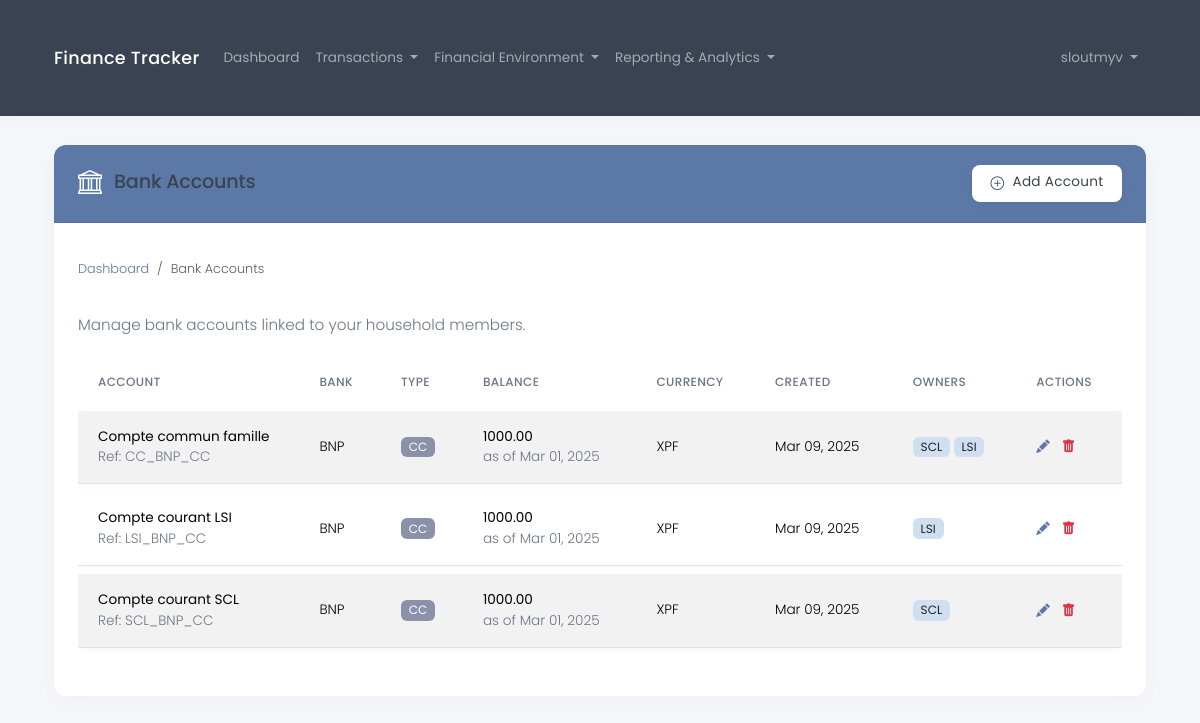
/en/financial/bank-accounts/ (signed in), run on the app's committed database.
### core/models.py (models this page shows, shortened)
class BankAccount(models.Model):
    CURRENCY_CHOICES = [
        ('EUR', _('Euro (€)')),
        ('USD', _('US Dollar ($)')),
        ('GBP', _('British Pound (£)')),
        ('JPY', _('Japanese Yen (¥)')),
        ('CHF', _('Swiss Franc (Fr)')),
        ('AUD', _('Australian Dollar (A$)')),
        ('CAD', _('Canadian Dollar (C$)')),
        ('XPF', _('CFP Franc (₣)')),
        ('CNY', _('Chinese Yuan (¥)')),
    ]
    name = models.CharField(max_length=100, help_text=_("Name of the account"))
    bank_name = models.CharField(max_length=100, help_text=_("Name of the bank"), default="")
    account_type = models.ForeignKey(AccountType, on_delete=models.PROTECT, related_name='accounts', null=True)
    members = models.ManyToManyField(HouseholdMember, related_name='bank_accounts')
    reference = models.CharField(max_length=100, blank=True, help_text=_("Auto-generated reference code"))
    currency = models.CharField(
        max_length=3,
        choices=CURRENCY_CHOICES,
        default='EUR',
        help_text=_("Three-letter currency code")
    )
    balance = models.DecimalField(
        max_digits=12,
        decimal_places=2,
        default=0.0,
        help_text=_("Current balance of the account")
    )
    balance_date = models.DateField(
        default=timezone.now,
        help_text=_("Date when the balance was last updated")
    )
    timestamp = models.DateTimeField(default=timezone.now, help_text=_("Account creation date and time"))
    created_at = models.DateTimeField(auto_now_add=True)
    updated_at = models.DateTimeField(auto_now=True)
    class Meta:
        ordering = ['bank_name', 'name']

class AccountType(models.Model):
    designation = models.CharField(max_length=100)
    short_designation = models.CharField(max_length=10)
    created_at = models.DateTimeField(auto_now_add=True)
    updated_at = models.DateTimeField(auto_now=True)
    class Meta:
        ordering = ['designation']

class HouseholdMember(models.Model):
    tax_household = models.ForeignKey(TaxHousehold, on_delete=models.CASCADE, related_name='members')
    first_name = models.CharField(max_length=100)
    last_name = models.CharField(max_length=100)
    date_of_birth = models.DateField()
    trigram = models.CharField(max_length=3, editable=False)
    created_at = models.DateTimeField(auto_now_add=True)
    updated_at = models.DateTimeField(auto_now=True)

### core/views.py (the view)
# urls.py: path('financial/bank-accounts/', views.bank_account_list, name='bank_account_list'),
@login_required
def bank_account_list(request):
    try:
        household = request.user.tax_household
        members = household.members.all()
        has_members = members.exists()
        bank_accounts = BankAccount.objects.filter(members__in=members).distinct() if has_members else []
        return render(request, 'financial/bank_account_list.html', {
            'bank_accounts': bank_accounts,
            'has_household': True,
            'has_members': has_members
        })
    except TaxHousehold.DoesNotExist:
        return render(request, 'financial/bank_account_list.html', {
            'bank_accounts': [],
            'has_household': False,
            'has_members': False
        })

### templates/financial/bank_account_list.html (shortened to what this page needs)
{% extends 'base.html' %}
{% load i18n_extras %}
{% block content %}
<div class="row">
    <div class="col-md-12">
        <div class="card">
            <div class="card-header bg-primary text-white d-flex align-items-center justify-content-between">
                <div>
                    <i class="bi bi-bank me-2 fs-4"></i>
                    <h3 class="mb-0 d-inline">{% translate_json "Bank Accounts" %}</h3>
                </div>
                {% if has_household and has_members %}
                <a href="{% url 'bank_account_create' %}" class="btn btn-light">
                    <i class="bi bi-plus-circle me-1"></i> {% translate_json "Add Account" %}
                </a>
                {% endif %}
            </div>
            <div class="card-body">
                <nav aria-label="breadcrumb" class="mb-4">
                    <ol class="breadcrumb">
                        <li class="breadcrumb-item"><a href="{% url 'dashboard' %}">{% translate_json "Dashboard" %}</a></li>
                        <li class="breadcrumb-item active" aria-current="page">{% translate_json "Bank Accounts" %}</li>
                    </ol>
                </nav>
                {% if not has_household %}
                    <div class="alert alert-warning">
                        <h5 class="alert-heading">{% translate_json "You need to create a tax household first" %}</h5>
                        <p>{% translate_json "Before adding bank accounts, you need to set up your tax household." %}</p>
                        <hr>
                        <div class="d-grid gap-2 d-md-flex">
                            <a href="{% url 'household_create' %}" class="btn btn-primary">
                                <i class="bi bi-house-add-fill me-1"></i> {% translate_json "Create Tax Household" %}
                            </a>
                        </div>
                    </div>
                {% else %}
                    <p class="lead">{% translate_json "Manage bank accounts linked to your household members." %}</p>
                    {% if bank_accounts %}
                        <div class="table-responsive">
                            <table class="table table-striped">
                                <thead>
                                    <tr>
                                        <th>{% translate_json "Account" %}</th>
                                        <th>{% translate_json "Bank" %}</th>
                                        <th>{% translate_json "Type" %}</th>
                                        <th>{% translate_json "Balance" %}</th>
                                        <th>{% translate_json "Currency" %}</th>
                                        <th>{% translate_json "Created" %}</th>
                                        <th>{% translate_json "Owners" %}</th>
                                        <th>{% translate_json "Actions" %}</th>
                                    </tr>
                                </thead>
                                <tbody>
                                    {% for account in bank_accounts %}
                                    <tr>
                                        <td>
                                            <strong>{{ account.name }}</strong>
                                            <div class="small text-muted">{% translate_json "Ref" %}: {{ account.reference }}</div>
                                        </td>
                                        <td>{{ account.bank_name }}</td>
                                        <td>
                                            {% if account.account_type %}
                                                <span class="badge bg-secondary" title="{{ account.account_type.designation }}">
                                                    {{ account.account_type.short_designation }}
                                                </span>
                                            {% else %}
                                                <span class="text-muted">{% translate_json "Not set" %}</span>
                                            {% endif %}
                                        </td>
                                        <td>
                                            <strong>{{ account.balance }}</strong>
                                            <div class="small text-muted" title="{{ account.balance_date|date:'F j, Y' }}">
                                                {% translate_json "as of" %} {{ account.balance_date|date:"M d, Y" }}
                                            </div>
                                        </td>
                                        <td>{{ account.currency }}</td>
                                        <td><span title="{{ account.timestamp|date:'F j, Y, g:i a' }}">{{ account.timestamp|date:"M d, Y" }}</span></td>
                                        <td>
                                            {% for member in account.members.all %}
                                                <span class="badge bg-info text-dark" title="{{ member.first_name }} {{ member.last_name }}">
                                                    {{ member.trigram }}
                                                </span>
                                            {% empty %}
                                                <span class="text-muted">{% translate_json "No owners" %}</span>
                                            {% endfor %}
                                        </td>
                                        <td>
                                            <div>
                                                <a href="{% url 'bank_account_update' account.pk %}" class="text-primary me-2" style="text-decoration: none;">
                                                    <i class="bi bi-pencil-fill"></i>
                                                </a>
                                                <a href="{% url 'bank_account_delete' account.pk %}" class="text-danger" style="text-decoration: none;">
                                                    <i class="bi bi-trash-fill"></i>
                                                </a>
                                            </div>
                                        </td>
                                    </tr>
                                    {% endfor %}
                                </tbody>
                            </table>
                        </div>
                    {% else %}
                        <div class="alert alert-info">
                            <p>{% translate_json "You haven't added any bank accounts yet. Click the button above to add your first account." %}</p>
                        </div>
                    {% endif %}
                {% endif %}
            </div>
        </div>
    </div>
</div>
{% endblock %}

### templates/base.html (shortened to what this page needs)
{% load i18n %}
{% load i18n_extras %}
{% load static %}
<!DOCTYPE html>
<html lang="{{ LANGUAGE_CODE }}">
<head>
    <link href="https://cdn.jsdelivr.net/npm/bootstrap@5.3.2/dist/css/bootstrap.min.css" rel="stylesheet">
    <link rel="stylesheet" href="https://cdn.jsdelivr.net/npm/bootstrap-icons@1.11.3/font/bootstrap-icons.min.css">
    <link rel="stylesheet" href="{% static 'css/custom.css' %}">
</head>
<body>
    <nav class="navbar navbar-expand-lg navbar-dark bg-dark">
        <div class="container">
            <a class="navbar-brand" href="{% url 'home' %}">{% translate_json "Finance Tracker" %}</a>
            <div class="collapse navbar-collapse" id="navbarNav">
                <ul class="navbar-nav me-auto">
                    {% if user.is_authenticated %}
                        <li class="nav-item">
                            <a class="nav-link" href="{% url 'dashboard' %}">{% translate_json "Dashboard" %}</a>
                        </li>
                        <li class="nav-item dropdown">
                            <a class="nav-link dropdown-toggle" href="#" id="transactionsDropdown" role="button" data-bs-toggle="dropdown">
                                {% translate_json "Transactions" %}
                            </a>
                        </li>
                        <li class="nav-item dropdown">
                            <a class="nav-link dropdown-toggle" href="#" id="financialDropdown" role="button" data-bs-toggle="dropdown">
                                {% translate_json "Financial Environment" %}
                            </a>
                        </li>
                        <li class="nav-item dropdown">
                            <a class="nav-link dropdown-toggle" href="#" id="analyticsDropdown" role="button" data-bs-toggle="dropdown">
                                {% translate_json "Reporting & Analytics" %}
                            </a>
                        </li>
                    {% endif %}
                </ul>
                <ul class="navbar-nav ms-auto">
                    {% if user.is_authenticated %}
                        <li class="nav-item dropdown">
                            <a class="nav-link dropdown-toggle" href="#" id="navbarDropdown" role="button" data-bs-toggle="dropdown">
                                {{ user.username }}
                            </a>
                        </li>
                    {% else %}
                        <li class="nav-item">
                            <a class="nav-link" href="{% url 'login' %}">{% translate_json "Login" %}</a>
                        </li>
                    {% endif %}
                </ul>
            </div>
        </div>
    </nav>
    <div class="container">
        {% block content %}{% endblock %}
    </div>
</body>
</html>

### data on the page
BankAccount: name "Compte commun famille", reference "CC_BNP_CC", bank_name "BNP", account_type.short_designation "CC", balance "1000.00", balance_date "Mar 01, 2025", currency "XPF", timestamp "Mar 09, 2025"
HouseholdMember: trigram "SCL"
HouseholdMember: trigram "LSI"
BankAccount: name "Compte courant LSI", reference "LSI_BNP_CC", bank_name "BNP", account_type.short_designation "CC", balance "1000.00", balance_date "Mar 01, 2025", currency "XPF", timestamp "Mar 09, 2025"
BankAccount: name "Compte courant SCL", reference "SCL_BNP_CC", bank_name "BNP", account_type.short_designation "CC", balance "1000.00", balance_date "Mar 01, 2025", currency "XPF", timestamp "Mar 09, 2025"

### other printed values
{{ user.username }} "sloutmyv"
